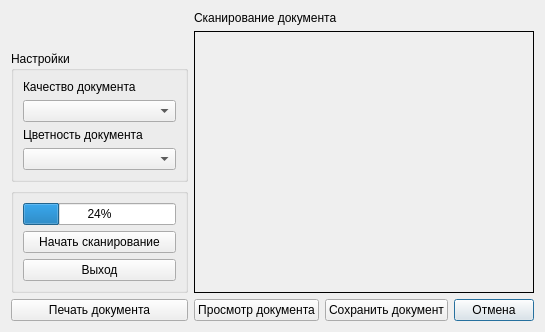
<?xml version="1.0" encoding="UTF-8"?>
<ui version="4.0">
 <class>scanerView</class>
 <widget class="QDialog" name="scanerView">
  <property name="geometry">
   <rect>
    <x>0</x>
    <y>0</y>
    <width>545</width>
    <height>332</height>
   </rect>
  </property>
  <property name="windowTitle">
   <string>Dialog</string>
  </property>
  <layout class="QGridLayout" name="gridLayout">
   <item row="4" column="3">
    <widget class="QPushButton" name="buttonCancel">
     <property name="text">
      <string>Отмена</string>
     </property>
    </widget>
   </item>
   <item row="2" column="0">
    <widget class="QGroupBox" name="groupBox">
     <property name="title">
      <string>Настройки</string>
     </property>
     <layout class="QVBoxLayout" name="verticalLayout">
      <item>
       <widget class="QLabel" name="label_2">
        <property name="text">
         <string>Качество документа</string>
        </property>
       </widget>
      </item>
      <item>
       <widget class="QComboBox" name="comboQuality"/>
      </item>
      <item>
       <widget class="QLabel" name="label_3">
        <property name="text">
         <string>Цветность документа</string>
        </property>
       </widget>
      </item>
      <item>
       <widget class="QComboBox" name="comboColor"/>
      </item>
     </layout>
    </widget>
   </item>
   <item row="4" column="1">
    <widget class="QPushButton" name="buttonView">
     <property name="text">
      <string>Просмотр документа</string>
     </property>
    </widget>
   </item>
   <item row="3" column="0">
    <widget class="QGroupBox" name="groupBox_2">
     <property name="title">
      <string/>
     </property>
     <layout class="QVBoxLayout" name="verticalLayout_2">
      <item>
       <widget class="QProgressBar" name="progressBar">
        <property name="value">
         <number>24</number>
        </property>
       </widget>
      </item>
      <item>
       <widget class="QPushButton" name="buttonStartScan">
        <property name="text">
         <string>Начать сканирование</string>
        </property>
       </widget>
      </item>
      <item>
       <widget class="QPushButton" name="buttonExit">
        <property name="text">
         <string>Выход</string>
        </property>
       </widget>
      </item>
     </layout>
    </widget>
   </item>
   <item row="1" column="1" rowspan="3" colspan="3">
    <widget class="QLabel" name="labelPreView">
     <property name="frameShape">
      <enum>QFrame::Panel</enum>
     </property>
     <property name="text">
      <string/>
     </property>
    </widget>
   </item>
   <item row="4" column="2">
    <widget class="QPushButton" name="buttonSave">
     <property name="text">
      <string>Сохранить документ</string>
     </property>
    </widget>
   </item>
   <item row="0" column="1" colspan="2">
    <widget class="QLabel" name="label">
     <property name="text">
      <string>Сканирование документа</string>
     </property>
    </widget>
   </item>
   <item row="4" column="0">
    <widget class="QPushButton" name="buttonPrintDoc">
     <property name="text">
      <string>Печать документа</string>
     </property>
    </widget>
   </item>
  </layout>
 </widget>
 <resources/>
 <connections/>
</ui>
